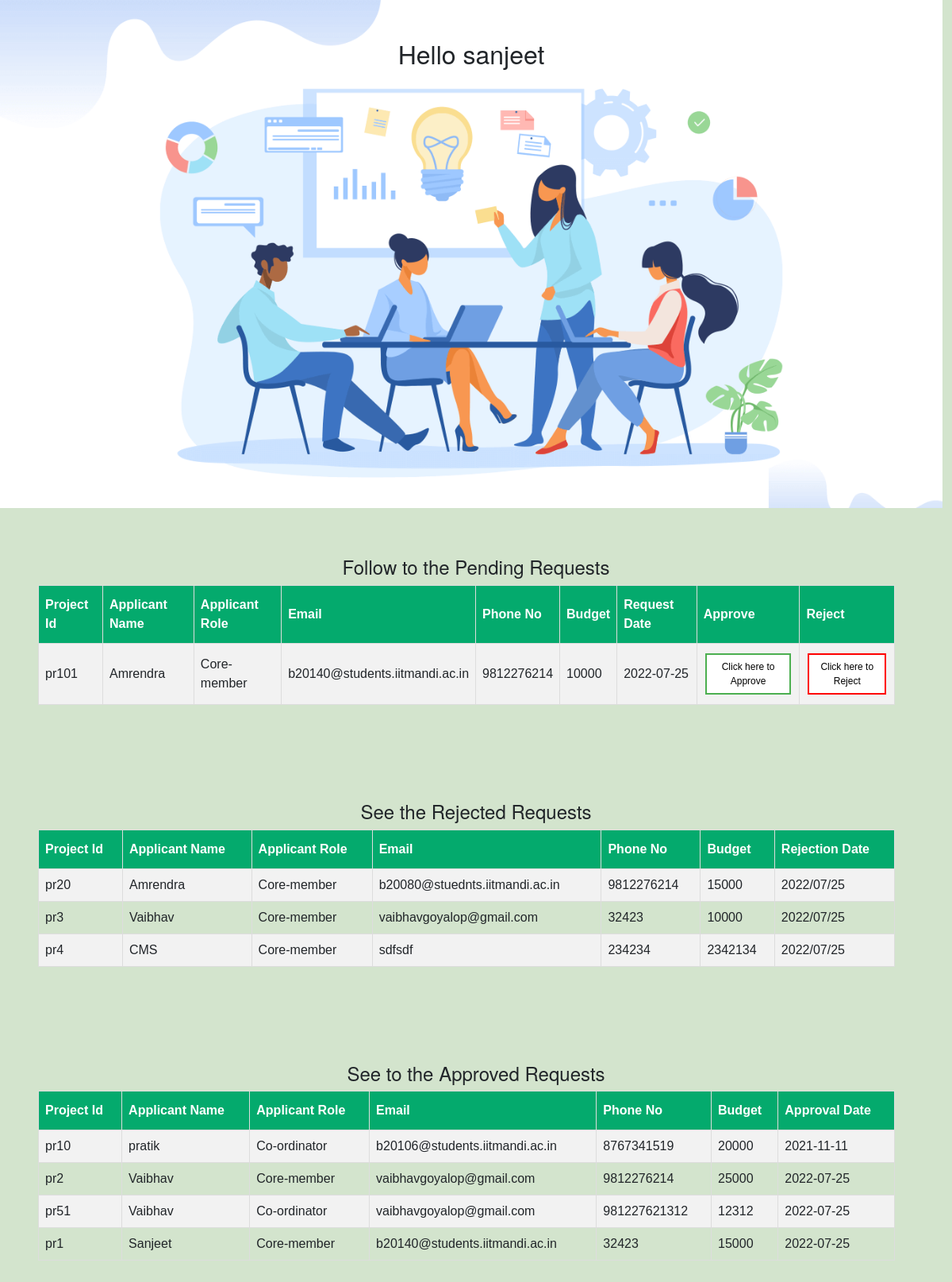
/Code_Files/requests.php (signed in), run on the app's committed database.
### tables this page shows
CREATE TABLE `requests_robo` (
  `Club_Name` varchar(50) NOT NULL,
  `Project_Id` varchar(20) NOT NULL,
  `Applicant_Name` varchar(50) NOT NULL,
  `Applicant_Role` varchar(20) NOT NULL,
  `Email` varchar(50) NOT NULL,
  `Phone_no` varchar(20) NOT NULL,
  `Request_date` date NOT NULL,
  `Budget` varchar(10) DEFAULT NULL
);

CREATE TABLE `rej_req_robo` (
  `Club_Name` varchar(20) NOT NULL,
  `Project_Id` varchar(20) NOT NULL,
  `Applicant_Name` varchar(20) NOT NULL,
  `Applicant_Role` varchar(20) NOT NULL,
  `Email` varchar(50) NOT NULL,
  `Phone_no` varchar(20) NOT NULL,
  `Request_date` varchar(20) NOT NULL,
  `Budget` varchar(20) NOT NULL,
  `Rejection_date` varchar(20) NOT NULL
);

CREATE TABLE `app_req_robo` (
  `Club_Name` varchar(20) NOT NULL,
  `Project_Id` varchar(20) NOT NULL,
  `Applicant_Name` varchar(20) NOT NULL,
  `Applicant_Role` varchar(20) NOT NULL,
  `Email` varchar(50) NOT NULL,
  `Phone_no` varchar(20) NOT NULL,
  `Request_date` date NOT NULL,
  `Budget` varchar(10) NOT NULL,
  `Approval_date` date NOT NULL
);

### Code_Files/requests.php (the view, shortened to what this page needs)
<?php
$mysqli = new mysqli('localhost','root','','Robotronics');
$sql = "SELECT * FROM requests_robo";
$result = $mysqli->query($sql);
$approved = $mysqli->query("SELECT * FROM app_req_robo");
$rejected = $mysqli->query("SELECT * FROM rej_req_robo");
?>
<!DOCTYPE html>
<html lang="en">
<head>
  <link rel="stylesheet" href="https://stackpath.bootstrapcdn.com/bootstrap/4.3.1/css/bootstrap.min.css"
>
</head>
</head>
<body>
<section class = "head_doc">
      <br><br>
        <h1 class = "head_heading">Hello <?php echo $_SESSION['usename']; ?></h1>
    </section>
    <section id="pending">
        <h4>Follow to the Pending Requests</h4>
        <table id="project">
            <tr>
                <th>Project Id</th>
                <th>Applicant Name</th>
                <th>Applicant Role</th>
                <th>Email</th>
                <th>Phone No</th>
                <th>Budget</th>
                <th>Request Date</th>
                <th>Approve</th>
                <th>Reject</th>
            </tr>
            <?php
                while($rows=$result->fetch_assoc())
                {
             ?>
            <tr>
                <td><?php echo $rows['Project_Id'];?></td>
                <td><?php echo $rows['Applicant_Name'];?></td>
                <td><?php echo $rows['Applicant_Role'];?></td>
                <td><?php echo $rows['Email'];?></td>
                <td><?php echo $rows['Phone_no'];?></td>
                <td><?php echo $rows['Budget'];?></td>
                <td><?php echo $rows['Request_date'];?></td>
                <td>
                  <form method="post" action="Approve.php" target=”_blank”>
                          <button
                            class="button button1"
                            type ="submit"
                            name = "bt1"
                            >
                            Click here to Approve
                            </button>
                    </form>
                </td>
                <td>
                  <form method="post" action="Reject.php" target=”_blank”>
                          <button
                            class="button button2"
                            type ="submit"
                            name = "bt1"
                            >
                            Click here to Reject
                            </button>
                    </form>
                </td>
            </tr>
            <?php
                }
             ?>
        </table>
    </section>
    <section id="Rejected">
        <h4>See the Rejected Requests</h4>
        <table id="project">
            <tr>
                <th>Project Id</th>
                <th>Applicant Name</th>
                <th>Applicant Role</th>
                <th>Email</th>
                <th>Phone No</th>
                <th>Budget</th>
                <th>Rejection Date</th>
            </tr>
            <?php
                while($rows=$rejected->fetch_assoc())
                {
             ?>
            <tr>
                <td><?php echo $rows['Project_Id'];?></td>
                <td><?php echo $rows['Applicant_Name'];?></td>
                <td><?php echo $rows['Applicant_Role'];?></td>
                <td><?php echo $rows['Email'];?></td>
                <td><?php echo $rows['Phone_no'];?></td>
                <td><?php echo $rows['Budget'];?></td>
                <td><?php echo $rows['Rejection_date'];?></td>
                <?php
                }
                ?>
          </table>
    </section>
    <section id="approved">
        <h4>See to the Approved Requests</h4>
        <table id="project">
            <tr>
                <th>Project Id</th>
                <th>Applicant Name</th>
                <th>Applicant Role</th>
                <th>Email</th>
                <th>Phone No</th>
                <th>Budget</th>
                <th>Approval Date</th>
            </tr>
            <?php
                while($rows=$approved->fetch_assoc())
                {
             ?>
            <tr>
                <td><?php echo $rows['Project_Id'];?></td>
                <td><?php echo $rows['Applicant_Name'];?></td>
                <td><?php echo $rows['Applicant_Role'];?></td>
                <td><?php echo $rows['Email'];?></td>
                <td><?php echo $rows['Phone_no'];?></td>
                <td><?php echo $rows['Budget'];?></td>
                <td><?php echo $rows['Approval_date'];?></td>
                <?php
                }
                ?>
          </table>
    </section>
</body>
</html>

### Code_Files/requests.php (style rules this page uses)
body { margin : 0; font-family: "Haas Grot Text R Web", "Helvetica Neue", Helvetica, Arial, sans-serif; background-color : #D3E4CD; }
#project { font-family: Arial, Helvetica, sans-serif; border-collapse: collapse; width: 90%; margin-left:4%; margin-bottom : 10%; }
#project td, #project th { border: 1px solid #ddd; padding: 8px; }
#project tr:nth-child(even) { background-color: #f2f2f2; }
#project th { padding-top: 12px; padding-bottom: 12px; text-align: left; background-color: #04aa6d; color: white; }
.button { border: none; color: white; padding: 6px 12px; text-align: center; text-decoration: none; display: inline-block; font-size: 12px; margin: 4px 2px; transition-duration: 0.4s; cursor: pointer; }
.button1 { background-color: white; color: black; border: 2px solid #4caf50; }
.button2 { background-color: white; color: black; border: 2px solid red; }
.head_doc { height : 80vh; width : 99vw; background-image : url('images/club2.png'); background-size : cover; }
.head_heading { text-align : center; font-size : 2rem; margin-top : 0; }
h4 { margin-top : 5%; text-align : center; }

### data on the page
requests_robo: Project_Id "pr101", Applicant_Name "Amrendra", Applicant_Role "Core-member", Email "b20140@students.iitmandi.ac.in", Phone_no "9812276214", Budget "10000", Request_date "2022-07-25"
rej_req_robo: Project_Id "pr20", Applicant_Name "Amrendra", Applicant_Role "Core-member", Email "b20080@stuednts.iitmandi.ac.in", Phone_no "9812276214", Budget "15000", Rejection_date "2022/07/25"
rej_req_robo: Project_Id "pr3", Applicant_Name "Vaibhav", Applicant_Role "Core-member", Email "vaibhavgoyalop@gmail.com", Phone_no "32423", Budget "10000", Rejection_date "2022/07/25"
rej_req_robo: Project_Id "pr4", Applicant_Name "CMS", Applicant_Role "Core-member", Email "sdfsdf", Phone_no "234234", Budget "2342134", Rejection_date "2022/07/25"
app_req_robo: Project_Id "pr10", Applicant_Name "pratik", Applicant_Role "Co-ordinator", Email "b20106@students.iitmandi.ac.in", Phone_no "8767341519", Budget "20000", Approval_date "2021-11-11"
app_req_robo: Project_Id "pr2", Applicant_Name "Vaibhav", Applicant_Role "Core-member", Email "vaibhavgoyalop@gmail.com", Phone_no "9812276214", Budget "25000", Approval_date "2022-07-25"
app_req_robo: Project_Id "pr51", Applicant_Name "Vaibhav", Applicant_Role "Co-ordinator", Email "vaibhavgoyalop@gmail.com", Phone_no "981227621312", Budget "12312", Approval_date "2022-07-25"
app_req_robo: Project_Id "pr1", Applicant_Name "Sanjeet", Applicant_Role "Core-member", Email "b20140@students.iitmandi.ac.in", Phone_no "32423", Budget "15000", Approval_date "2022-07-25"

### other printed values
$_SESSION['usename'] "sanjeet"
